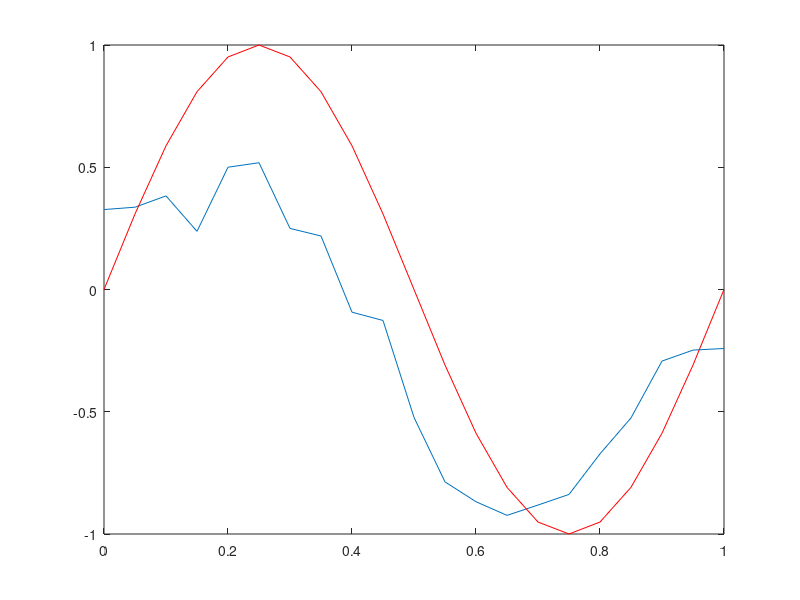

This chart was generated by the following MATLAB code:
function [] = sine_approx()
% Function to approximate = sin(2*pi*t)
%   Detailed explanation goes here

% Input layer: neuron population for values of xE[0,1]

omega = 0.1; % Assume all input units have the same width
nInput = 20; % Number of input units
c = 0:1/nInput:1; % centers of the input units
sigmaNoise = 0.2*ones(1, nInput + 1);

% Input to the network
z = [0.25, 0.75];

% Connectivity (weight) matrix (W)
W = zeros(nInput + 1, 1);rand(nInput + 1, 1);

% Reinforcement terms
rExp = 0; % expected reward
alpha = 0.05; % learning rate
gamma = 0.05; % learning rate
threshold = 3;
sigmaMax = 2;
numTrials = 500;

for j = 1:nInput
    x = c(j);
    desFunction = sin(2*pi*x);
    for i = 1:numTrials
        % Activation layer
        a = exp(-log(2)*((x - c)/omega).^2); %RBF
        
        % Noise injection
        noise = max(0, normrnd(zeros(1,nInput + 1), sigmaNoise));
        a = a + noise;
        a = a';
        
        % Output
        sigmaExploration = sigmaMax*(1 - rExp)*(1 - i/numTrials);
        explorationNoise = normrnd(0,sigmaExploration);
        y = W'*a + explorationNoise;
        
        
        cost = (y - desFunction).^2;
        r = max(0,(threshold - cost)/threshold); % reward function
        
        % Learning
        
        W = W + alpha*(r - rExp)*a*explorationNoise;
        rExp = rExp + gamma*(r - rExp);
        
        storyCost(i) = y;
    end
end

plot(storyCost);

for i = 1:nInput + 1
    x = c(i);
    a = exp(-log(2)*((x - c)/omega).^2); %RBF
    
    % Noise injection
    noise = max(0, normrnd(zeros(1,nInput + 1), sigmaNoise));
    a = a + noise;
    a = a';
    y(i) = W'*a;
end

desFunction = sin(2*pi*c);
plot(c,y)
hold on
plot(c,desFunction,'r')

end

